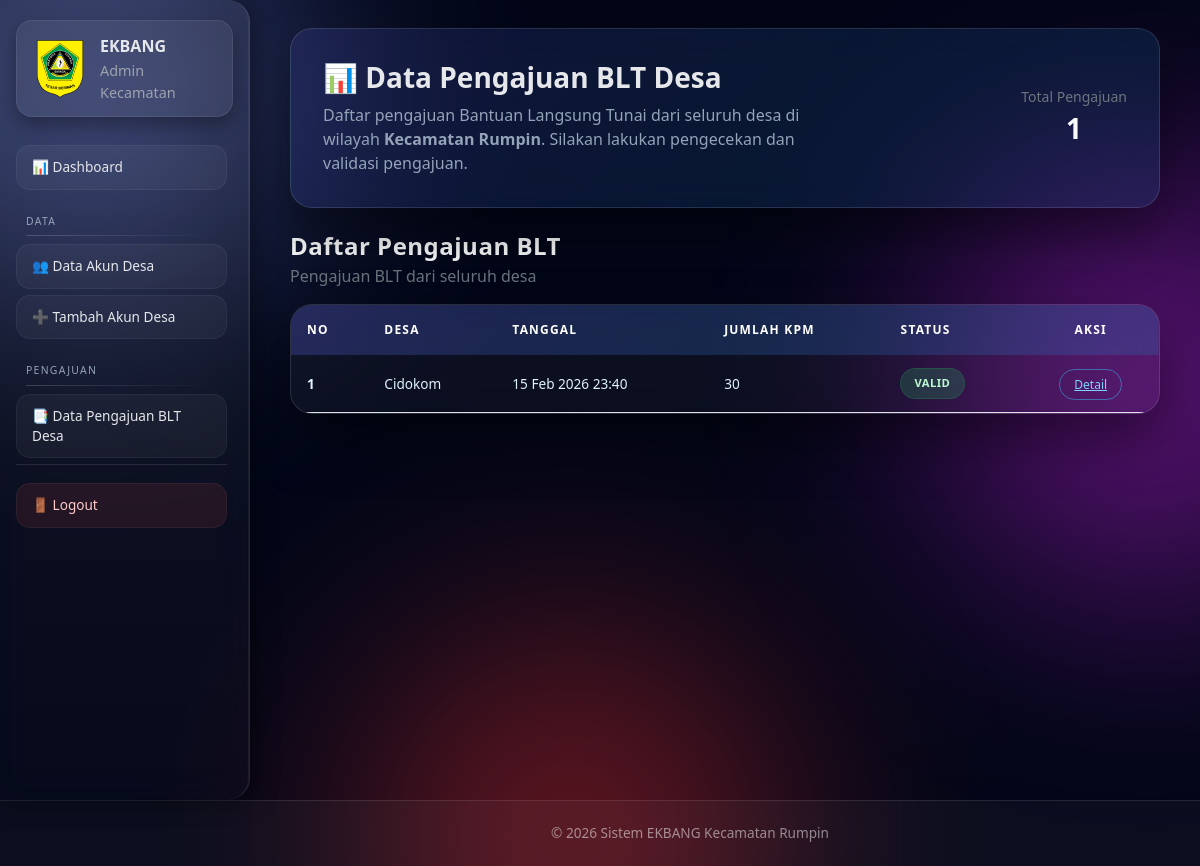
Page /kecamatan/pengajuan/ (signed in) on the committed database.
### ekbang/models.py (models this page shows, shortened)
class PengajuanBLT(models.Model):
    desa = models.ForeignKey(
        Desa,
        on_delete=models.CASCADE,
        related_name='pengajuan'
    )
    noSK = models.CharField ()
    fileSK = models.FileField(upload_to='SK_BLT/')
    file_hasil_saw = models.FileField(upload_to='saw/')
    jumlah_dana = models.IntegerField()
    perbulan = models.IntegerField()
    jumlah_kpm = models.IntegerField()
    tahap = models.CharField(max_length=20)
    tahun = models.IntegerField()
    status = models.CharField(
        max_length=20,
        choices=[
            ('pending','Pending'),
            ('valid','Valid'),
            ('tidak_valid','Tidak Valid')
        ],
        default='pending'
    )
    catatan = models.TextField(blank=True, null=True)
    divalidasi_oleh = models.ForeignKey(
        User,
        on_delete=models.SET_NULL,
        null=True,
        blank=True,
        related_name='pengajuan_divalidasi'
    )
    tanggal_validasi = models.DateTimeField(null=True, blank=True)
    created_at = models.DateTimeField(auto_now_add=True)

class Desa(models.Model):
    user = models.OneToOneField(
        User,
        on_delete=models.CASCADE,
        related_name='desa'
    )
    dibuat_oleh = models.ForeignKey(
        User,
        on_delete=models.CASCADE,
        related_name='desa_dibuat',
        help_text='Admin kecamatan yang membuat akun desa'
    )
    nama_desa = models.CharField(max_length=100)
    kecamatan = models.CharField(max_length=100)
    alamat_kantor = models.TextField()
    created_at = models.DateTimeField(auto_now_add=True)

### ekbang/proses/decorators.py (the view)
        def wrapper(request, *args, **kwargs):
            if not hasattr(request.user, 'profile'):
                messages.error(request, 'Role tidak ditemukan')
                return redirect('login')
            if request.user.profile.role != role:
                messages.error(request, 'Anda tidak punya akses')
                return redirect('login')
            return view_func(request, *args, **kwargs)

### ekbang/views/kecamatan.py (called while the page is built)
@login_required
@role_required('kecamatan')
def pengajuan_list(request):
    pengajuan = PengajuanBLT.objects.select_related('desa').order_by('-created_at')
    return render(request, 'kecamatan/pengajuan_list.html', {
        'pengajuan': pengajuan
    })

### ekbang/templates/kecamatan/pengajuan_list.html (shortened to what this page needs)
{% extends 'base/base_kec.html' %}
{% load static %}
{% block extra_css %}
<link rel="stylesheet" href="{% static 'css/kecamatan/pengajuan_list.css' %}">
{% endblock %}
{% block content %}
<div class="container-fluid">
    <div class="hero mb-4">
        <div class="row align-items-center">
            <div class="col-md-8">
                <h3>📊 Data Pengajuan BLT Desa</h3>
                <p class="mb-0">
                    Daftar pengajuan Bantuan Langsung Tunai dari seluruh desa
                    di wilayah <b>Kecamatan Rumpin</b>.
                    Silakan lakukan pengecekan dan validasi pengajuan.
                </p>
            </div>
            <div class="col-md-4 text-md-end mt-3 mt-md-0">
                <div class="d-inline-block text-center">
                    <div class="text-secondary small">Total Pengajuan</div>
                    <div class="fs-3 fw-bold text-light">
                        {{ pengajuan|length }}
                    </div>
                </div>
            </div>
        </div>
    </div>
    <div class="d-flex justify-content-between align-items-center mb-3">
        <div>
            <h4 class="page-title text-light mb-1">Daftar Pengajuan BLT</h4>
            <p class="text-secondary mb-0">
                Pengajuan BLT dari seluruh desa
            </p>
        </div>
    </div>
<div class="table-glass">
    <div class="table-responsive">
        <table class="table align-middle">
            <thead>
                <tr>
                    <th>No</th>
                    <th>Desa</th>
                    <th>Tanggal</th>
                    <th>Jumlah KPM</th>
                    <th>Status</th>
                    <th class="text-center">Aksi</th>
                </tr>
            </thead>
            <tbody>
            {% for p in pengajuan %}
                <tr>
                    <td class="fw-semibold">{{ forloop.counter }}</td>
                    <td>{{ p.desa.nama_desa }}</td>
                    <td>{{ p.created_at|date:"d M Y H:i" }}</td>
                    <td>{{ p.jumlah_kpm }}</td>
                    <td>
                        {% if p.status == 'pending' %}
                            <span class="badge-status badge-pending">MENUNGGU</span>
                        {% elif p.status == 'valid' %}
                            <span class="badge-status badge-valid">VALID</span>
                        {% else %}
                            <span class="badge-status badge-invalid">DITOLAK</span>
                        {% endif %}
                    </td>
                    <td class="text-center">
                        <a href="{% url 'kecamatan_pengajuan_detail' p.id %}"
                           class="btn-detail">
                            Detail
                        </a>
                    </td>
                </tr>
            {% empty %}
                <tr>
                    <td colspan="6" class="text-center py-4 text-secondary">
                        Belum ada pengajuan BLT
                    </td>
                </tr>
            {% endfor %}
            </tbody>
        </table>
    </div>
</div>
</div>
{% endblock %}

### ekbang/static/css/kecamatan/pengajuan_list.css (style rules this page uses)
.page-title { font-weight: 700; letter-spacing: 0.5px; }
.hero { background: linear-gradient( 135deg, rgba(99,102,241,0.15), rgba(14,165,233,0.12) ); border: 1px solid rgba(255,255,255,0.12); backdrop-filter: blur(18px); border-radius: 22px; padding: 32px; box-shadow: 0 25px 50px rgba(0,0,0,0.4); }
.hero h3 { font-weight: 700; color: #e5e7eb; }
.hero p { color: #94a3b8; max-width: 720px; }
.table-glass { background: rgba(255,255,255,0.04); backdrop-filter: blur(18px); border-radius: 22px; border: 1px solid rgba(255,255,255,0.12); box-shadow: 0 25px 55px rgba(0,0,0,0.45); overflow: hidden; }
.table { margin-bottom: 0; color: #e5e7eb; }
.table thead { background: linear-gradient( 135deg, rgba(99,102,241,0.25), rgba(14,165,233,0.18) ); }
.table thead th { background: transparent; border: none; font-size: 0.75rem; text-transform: uppercase; letter-spacing: 0.1em; padding: 16px; color: white; white-space: nowrap; }
.table tbody tr { background: transparent; transition: all .25s ease; }
.table tbody td { background: transparent; color: #e0f2fe; padding: 14px 16px; font-size: 0.85rem; }
.badge-status { display: inline-block; padding: 6px 16px; border-radius: 999px; font-size: 0.7rem; font-weight: 600; letter-spacing: .06em; }
.badge-valid { background: rgba(34,197,94,0.2); color: #bbf7d0; box-shadow: 0 0 0 1px rgba(34,197,94,0.35); }
.btn-detail { padding: 6px 14px; font-size: 0.75rem; border-radius: 999px; border: 1px solid rgba(56,189,248,0.5); color: #7dd3fc; background: transparent; transition: all .25s ease; }
.badge-status { padding: 6px 14px; border-radius: 999px; font-size: 0.7rem; font-weight: 600; letter-spacing: .04em; }

### rows in the picture
PengajuanBLT: desa.nama_desa "Cidokom", created_at "15 Feb 2026 23:40", jumlah_kpm "30", status "VALID"

### other values in the picture
{{ pengajuan|length }} "1"
